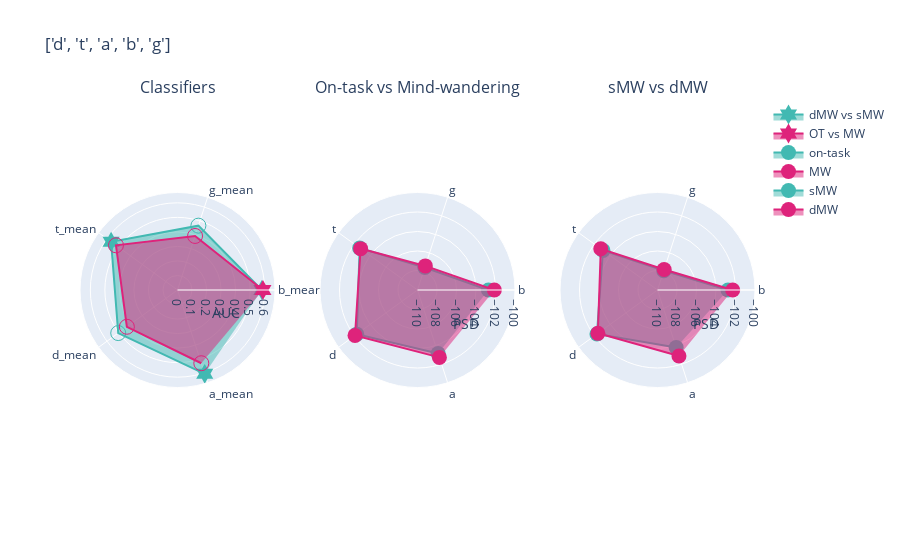

Notebook cell for this chart:
### Code cell
marker = freqs
smw  = df_mw.query("mind == 'sMW'")
smw = smw[smw['markers'].isin([i for i in marker])]
dmw  = df_mw.query("mind == 'dMW'")
dmw = dmw[dmw['markers'].isin([i for i in marker])]
MW  = df_mind.query("mind2 == 'mw'")
MW = MW[MW['markers'].isin([i for i in marker])]
ot  = df_mind.query("mind2 == 'on-task'")
ot = ot[ot['markers'].isin([i for i in marker])]
mw =aucs_mw[aucs_mw['index'].isin([i+'_mean' for i in marker])]
mind =aucs_mind[aucs_mind['index'].isin([i+'_mean' for i in marker])]


fig = make_subplots(rows=1, cols=3, 
                    subplot_titles = ['Classifiers', 'On-task vs Mind-wandering','sMW vs dMW'],
                    specs=[[{"type": "scatterpolar"}, {"type": "polar"}, {"type": "polar"}]])

fig.add_trace(go.Scatterpolar(
    r=mw.auc,
    theta=mw['index'],
    fill='toself',
    name='dMW vs sMW', 
    marker = {'color':lblue, 'size': 15},
    marker_symbol= symbol_fun(mw['index'], significant_mw)
),
    row = 1, col = 1)

fig.add_trace(go.Scatterpolar(
    r=mind.auc,
    theta=mind['index'],
    fill='toself',
    name='OT vs MW',
    marker = {'color':pink, 'size': 15},
    marker_symbol= symbol_fun(mind['index'], significant_mind)
),
    row = 1, col = 1)

fig.add_trace(go.Scatterpolar(
    r=ot.val,
    theta=ot['markers'],
    fill='toself',
    name='on-task', 
    marker = {'color':lblue, 'size': 15},
#     marker_symbol= symbol_fun(dmw['markers'])
),
    row = 1, col = 2)

fig.add_trace(go.Scatterpolar(
    r=MW.val,
    theta=MW['markers'],
    fill='toself',
    name='MW',
    marker = {'color':pink, 'size': 15},
#     marker_symbol= 'symbol_fun(smw['markers'])'
),
    row = 1, col = 2)

fig.add_trace(go.Scatterpolar(
    r=smw.val,
    theta=dmw['markers'],
    fill='toself',
    name='sMW', 
    marker = {'color':lblue, 'size': 15},
#     marker_symbol= symbol_fun(dmw['markers'])
),
    row = 1, col = 3)

fig.add_trace(go.Scatterpolar(
    r=dmw.val,
    theta=dmw['markers'],
    fill='toself',
    name='dMW',
    marker = {'color':pink, 'size': 15},
#     marker_symbol= symbol_fun(smw['markers'])
),
    row = 1, col = 3)

fig.update_polars(radialaxis= {'title': 'AUC',}, row=1, col=1)
fig.update_polars(radialaxis= {'title': 'PSD','range':[-110, -100]}, row=1, col=2)
fig.update_polars(radialaxis= {'title': 'PSD','range':[-110, -100]}, row=1, col=3)

fig.update_layout(
    title=f"{marker}",
#     width=500,
#     height=500,
    
    polar=dict(
    radialaxis=dict(
      visible=True,
        
    ),
  ),
    
)

fig.show()
pio.write_json(fig, 'Figs/radar_auc_freq_n.plotly')

### Figure 1 — Plotly figure (JSON) as saved in the notebook; plotly's stock layout.template omitted (floating-point values rounded to 4 significant figures)
{"data": [{"fill": "toself", "marker": {"color": "#42B9B2", "size": 15, "symbol": ["hexagram", "circle-open", "hexagram", "circle-open", "hexagram"]}, "name": "dMW vs sMW", "r": [0.5804, 0.4656, 0.5649, 0.5044, 0.6066], "subplot": "polar", "theta": ["b_mean", "g_mean", "t_mean", "d_mean", "a_mean"], "type": "scatterpolar"}, {"fill": "toself", "marker": {"color": "#DE237B", "size": 15, "symbol": ["hexagram", "circle-open", "circle-open", "circle-open", "circle-open"]}, "name": "OT vs MW", "r": [0.588, 0.3911, 0.5234, 0.4308, 0.53], "subplot": "polar", "theta": ["b_mean", "g_mean", "t_mean", "d_mean", "a_mean"], "type": "scatterpolar"}, {"fill": "toself", "marker": {"color": "#42B9B2", "size": 15}, "name": "on-task", "r": [-102.7, -107.6, -102.7, -102.3, -103.2], "subplot": "polar2", "theta": ["b", "g", "t", "d", "a"], "type": "scatterpolar"}, {"fill": "toself", "marker": {"color": "#DE237B", "size": 15}, "name": "MW", "r": [-102.1, -107.4, -102.8, -102.1, -102.7], "subplot": "polar2", "theta": ["b", "g", "t", "d", "a"], "type": "scatterpolar"}, {"fill": "toself", "marker": {"color": "#42B9B2", "size": 15}, "name": "sMW", "r": [-102.8, -107.9, -103.1, -102.3, -103.8], "subplot": "polar3", "theta": ["b", "g", "t", "d", "a"], "type": "scatterpolar"}, {"fill": "toself", "marker": {"color": "#DE237B", "size": 15}, "name": "dMW", "r": [-102.3, -107.8, -102.8, -102.4, -102.9], "subplot": "polar3", "theta": ["b", "g", "t", "d", "a"], "type": "scatterpolar"}], "layout": {"annotations": [{"font": {"size": 16}, "showarrow": false, "text": "Classifiers", "x": 0.1444, "xanchor": "center", "xref": "paper", "y": 1, "yanchor": "bottom", "yref": "paper"}, {"font": {"size": 16}, "showarrow": false, "text": "On-task vs Mind-wandering", "x": 0.5, "xanchor": "center", "xref": "paper", "y": 1, "yanchor": "bottom", "yref": "paper"}, {"font": {"size": 16}, "showarrow": false, "text": "sMW vs dMW", "x": 0.8556, "xanchor": "center", "xref": "paper", "y": 1, "yanchor": "bottom", "yref": "paper"}], "autosize": true, "polar": {"angularaxis": {"type": "category"}, "domain": {"x": [0, 0.2889], "y": [0, 1]}, "radialaxis": {"autorange": true, "range": [0, 0.6519], "title": {"text": "AUC"}, "type": "linear", "visible": true}}, "polar2": {"angularaxis": {"type": "category"}, "domain": {"x": [0.3556, 0.6444], "y": [0, 1]}, "radialaxis": {"autorange": false, "range": [-110, -100], "title": {"text": "PSD"}, "type": "linear"}}, "polar3": {"angularaxis": {"type": "category"}, "domain": {"x": [0.7111, 1], "y": [0, 1]}, "radialaxis": {"autorange": false, "range": [-110, -100], "title": {"text": "PSD"}, "type": "linear"}}, "title": {"text": "['d', 't', 'a', 'b', 'g']"}}}
